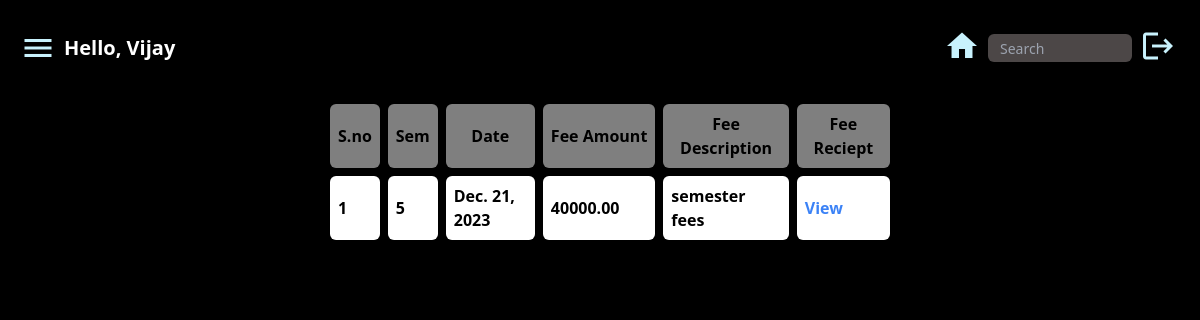
Page /feeReceipt (signed in) on the committed database.
### home/models.py (models this page shows, shortened)
class FeeReceipt(models.Model):
    studentId = models.ForeignKey(StudentInfo, on_delete=models.CASCADE)
    sem = models.IntegerField()
    date = models.DateField(default=timezone.now)
    amount = models.DecimalField(decimal_places=2, max_digits=10)
    feeReceipt = models.FileField(upload_to="feeReceipt/")
    feeDescription = models.CharField(max_length=200)

### home/views.py (the view)
# urls.py: path('feeReceipt',views.feeReceipt,name="feeReceipt"),
def feeReceipt(request):
    try:
        studentId = request.session['studentId']
    except:
        return render(request, 'login.html', {"message": "Please Login First!!!"})
    Receipt = list(FeeReceipt.objects.filter(studentId=studentId))
    studentInfo = StudentInfo.objects.get(studentId=studentId)
    personalInfo = StudentPersonalInfo.objects.get(studentId=studentId)
    context = {
        "fname": studentInfo.name.split()[0],
        "profileImg": personalInfo.profileImg,
        "receipt": Receipt
    }
    return render(request, 'feeReceipt.html', context)

### template/feeReceipt.html (shortened to what this page needs)
{%extends 'base.html'%}
{%block content%}
<div class="flex justify-center pl-5  h-[80vh] w-[100vw]">
	<div class="overflow-auto w-[90vw] lg:w-[48vw]">
		<table class="border-separate border-spacing-2 w-full">
			<thead>
				<tr>
					<th class="bg-[#7F7F7F] p-2 font-semibold rounded-md ">S.no</th>
					<th class="bg-[#7F7F7F] p-2 font-semibold rounded-md">Sem</th>
					<th class="bg-[#7F7F7F] p-2 font-semibold rounded-md">Date</th>
					<th class="bg-[#7F7F7F] p-2 font-semibold rounded-md whitespace-nowrap">Fee Amount</th>
					<th class="bg-[#7F7F7F] p-2 font-semibold rounded-md">Fee Description</th>
					<th class="bg-[#7F7F7F] p-2 font-semibold rounded-md">Fee Reciept</th>
				</tr>
			</thead>
			<tbody>
			{% for i in receipt%}
				<tr>
					<td class="bg-white p-2 font-semibold rounded-md">{{forloop.counter}}</td>
					<td class="bg-white p-2 font-semibold rounded-md mx-1">{{i.sem}}</td>
					<td class="bg-white p-2 font-semibold rounded-md mx-1">{{i.date}}</td>
					<td class="bg-white p-2 font-semibold rounded-md whitespace-nowrap overflow-auto">{{i.amount}}
					</td>
					<td class="bg-white p-2 font-semibold rounded-md mx-1">{{i.feeDescription}}</td>
					<td class="bg-white p-2 font-semibold rounded-md text-blue-500">
						<a href="{{i.feeReceipt.url}}" target="_blank">
							View
						</a>
					</td>
				</tr>
			{%endfor%}
			</tbody>
		</table>
	</div>
</div>
{%endblock%}

### rows in the picture
FeeReceipt: sem "5", date "Dec. 21, 2023", amount "40000.00", feeDescription "semester fees"

### other values in the picture
{{ fname }} "Vijay"
